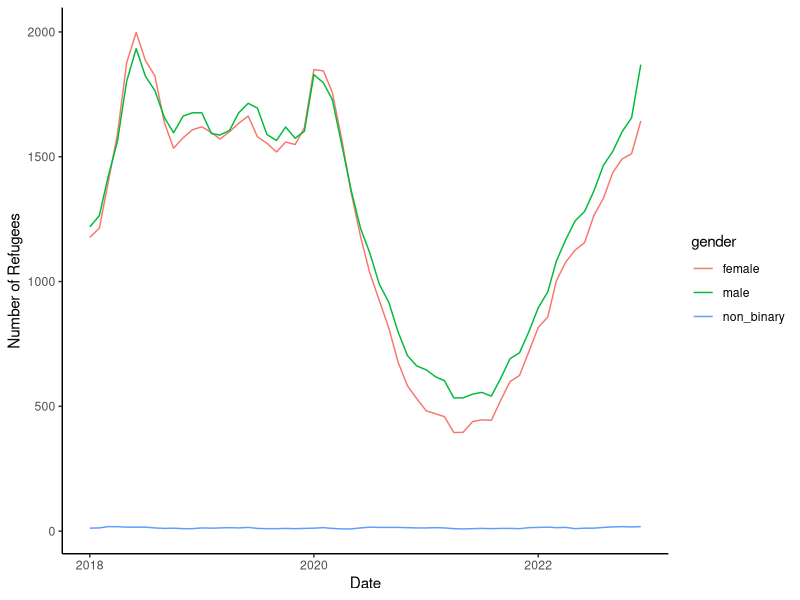
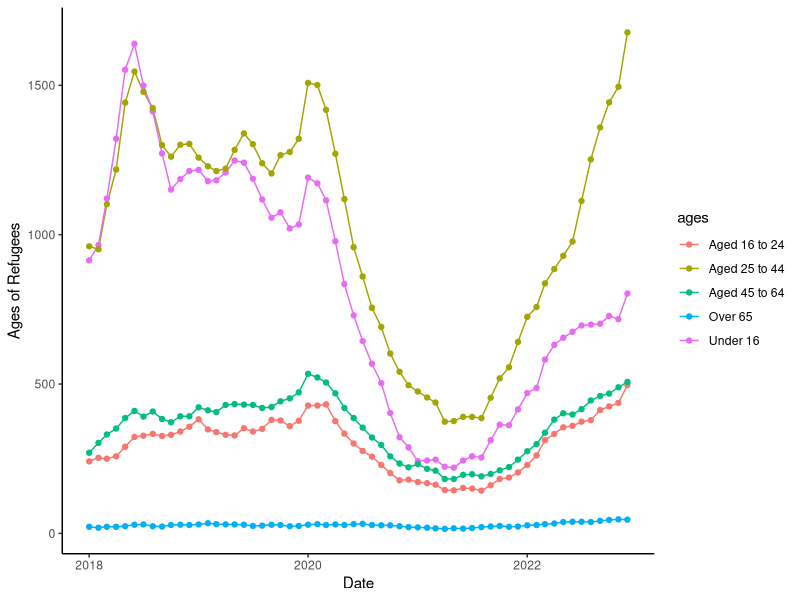
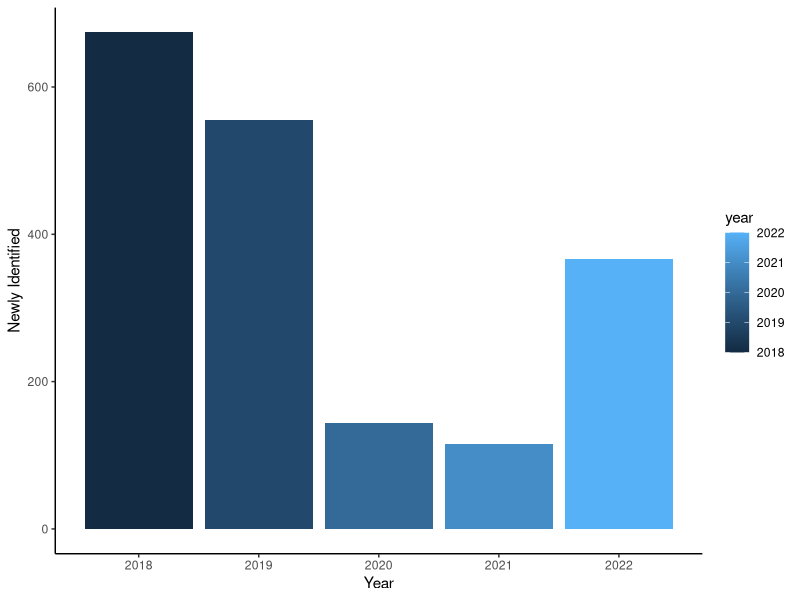

These figures' R source, in order:
## ---- chunk 1
#| echo: false
#| message: false
#| label: fig-gender
#| fig-cap: "Number of Refugees in Toronto's Homeless Shelters by Gender"

library(tidyverse)
library(knitr)

Demographic_Data <- 
  read_csv(here::here("outputs/data/Demographic_Status.csv"))

#Graph data
Demographic_Data |>
  ggplot(aes(x = date, 
             y = number, 
             color = gender)) +
  geom_line() +
  theme_classic() +
  labs(
    x = "Date",
    y = "Number of Refugees"
  )
## ---- chunk 2
#| echo: false
#| message: false
#| label: fig-ages
#| fig-cap: "Number of Refugees in Toronto's Homeless Shelters by Age"

library(tidyverse)
library(knitr)

Age_Data <- 
  read_csv(here::here("outputs/data/Age_Data.csv"))

#Graph data
Age_Data |>
  ggplot(aes(x = date, 
             y = number, 
             color = ages)) +
  geom_line() +
  geom_point()+
  theme_classic() +
  labs(
    x = "Date",
    y = "Ages of Refugees"
  )

## ---- chunk 3
#| echo: false
#| message: false
#| label: tbl-activehomeless
#| tbl-cap: "Actively Homeless Refugees Identified in Toronto"

Year_Housing <-
  read_csv(here::here("outputs/data/Year_Housing.csv"))

Year_Housing %>% 
  mutate(year = lubridate::year(date)) %>% 
  group_by(year) %>% 
  summarize(average_active_homeless = mean(actively_homeless)) %>% 
  knitr::kable(
    col.names = c(
      "Year",
      "Actively Homeless"
    ),
    digits = 0
  )
## ---- chunk 4
#| echo: false
#| message: false
#| label: fig-newlyidentified
#| fig-cap: "Newly Identified Refugees in Toronto"

Housing_Status <- 
  read_csv(here::here("outputs/data/Housing_Status.csv"))


library(ggplot2)

Year_Housing %>% 
  mutate(year = lubridate::year(date)) %>% 
  group_by(year) %>% 
  summarize(average_newly_identified = mean(newly_identified)) %>% 
  ggplot(aes(x = year, y = average_newly_identified, fill = year)) +
  geom_col() +
  labs(x = "Year", y = "Newly Identified") +
  theme_classic() 

